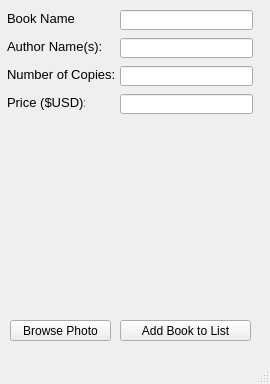
<?xml version="1.0" encoding="UTF-8"?>
<ui version="4.0">
 <class>MainWindow</class>
 <widget class="QMainWindow" name="MainWindow">
  <property name="geometry">
   <rect>
    <x>0</x>
    <y>0</y>
    <width>270</width>
    <height>384</height>
   </rect>
  </property>
  <property name="windowTitle">
   <string>MainWindow</string>
  </property>
  <widget class="QWidget" name="centralwidget">
   <widget class="QLineEdit" name="book_name">
    <property name="geometry">
     <rect>
      <x>120</x>
      <y>10</y>
      <width>133</width>
      <height>20</height>
     </rect>
    </property>
   </widget>
   <widget class="QLineEdit" name="author_name">
    <property name="geometry">
     <rect>
      <x>120</x>
      <y>38</y>
      <width>133</width>
      <height>20</height>
     </rect>
    </property>
    <property name="echoMode">
     <enum>QLineEdit::Normal</enum>
    </property>
   </widget>
   <widget class="QLineEdit" name="num_copies">
    <property name="geometry">
     <rect>
      <x>120</x>
      <y>66</y>
      <width>133</width>
      <height>20</height>
     </rect>
    </property>
    <property name="echoMode">
     <enum>QLineEdit::Normal</enum>
    </property>
   </widget>
   <widget class="QLineEdit" name="price">
    <property name="geometry">
     <rect>
      <x>120</x>
      <y>94</y>
      <width>133</width>
      <height>20</height>
     </rect>
    </property>
    <property name="echoMode">
     <enum>QLineEdit::Normal</enum>
    </property>
   </widget>
   <widget class="QLabel" name="photo_label">
    <property name="geometry">
     <rect>
      <x>10</x>
      <y>120</y>
      <width>251</width>
      <height>191</height>
     </rect>
    </property>
    <property name="text">
     <string/>
    </property>
    <property name="pixmap">
     <pixmap>images/blank.PNG</pixmap>
    </property>
    <property name="scaledContents">
     <bool>true</bool>
    </property>
   </widget>
   <widget class="QLabel" name="label_2">
    <property name="geometry">
     <rect>
      <x>7</x>
      <y>10</y>
      <width>69</width>
      <height>16</height>
     </rect>
    </property>
    <property name="font">
     <font>
      <pointsize>10</pointsize>
     </font>
    </property>
    <property name="text">
     <string>Book Name:</string>
    </property>
   </widget>
   <widget class="QLabel" name="label_3">
    <property name="geometry">
     <rect>
      <x>7</x>
      <y>38</y>
      <width>101</width>
      <height>16</height>
     </rect>
    </property>
    <property name="font">
     <font>
      <pointsize>10</pointsize>
     </font>
    </property>
    <property name="text">
     <string>Author Name(s):</string>
    </property>
   </widget>
   <widget class="QLabel" name="label_4">
    <property name="geometry">
     <rect>
      <x>7</x>
      <y>66</y>
      <width>107</width>
      <height>16</height>
     </rect>
    </property>
    <property name="font">
     <font>
      <pointsize>10</pointsize>
     </font>
    </property>
    <property name="text">
     <string>Number of Copies:</string>
    </property>
   </widget>
   <widget class="QLabel" name="label_5">
    <property name="geometry">
     <rect>
      <x>7</x>
      <y>94</y>
      <width>78</width>
      <height>16</height>
     </rect>
    </property>
    <property name="font">
     <font>
      <pointsize>10</pointsize>
     </font>
    </property>
    <property name="text">
     <string>Price ($USD):</string>
    </property>
   </widget>
   <widget class="QPushButton" name="browse_photo">
    <property name="geometry">
     <rect>
      <x>10</x>
      <y>320</y>
      <width>101</width>
      <height>21</height>
     </rect>
    </property>
    <property name="text">
     <string>Browse Photo</string>
    </property>
   </widget>
   <widget class="QPushButton" name="add_book">
    <property name="geometry">
     <rect>
      <x>120</x>
      <y>320</y>
      <width>131</width>
      <height>21</height>
     </rect>
    </property>
    <property name="text">
     <string>Add Book to List</string>
    </property>
   </widget>
  </widget>
  <widget class="QMenuBar" name="menubar">
   <property name="geometry">
    <rect>
     <x>0</x>
     <y>0</y>
     <width>270</width>
     <height>21</height>
    </rect>
   </property>
  </widget>
  <widget class="QStatusBar" name="statusbar"/>
 </widget>
 <resources/>
 <connections/>
</ui>
